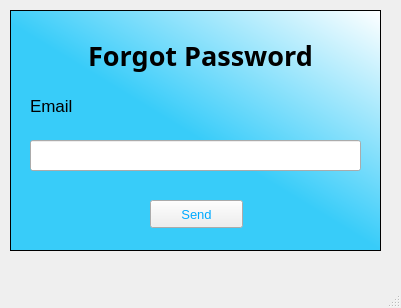
<?xml version="1.0" encoding="UTF-8"?>
<ui version="4.0">
 <class>MainWindow</class>
 <widget class="QMainWindow" name="MainWindow">
  <property name="geometry">
   <rect>
    <x>0</x>
    <y>0</y>
    <width>401</width>
    <height>308</height>
   </rect>
  </property>
  <property name="windowTitle">
   <string>MainWindow</string>
  </property>
  <widget class="QWidget" name="centralwidget">
   <widget class="QTableWidget" name="tableWidget">
    <property name="geometry">
     <rect>
      <x>10</x>
      <y>10</y>
      <width>371</width>
      <height>241</height>
     </rect>
    </property>
    <property name="styleSheet">
     <string notr="true">background-color: qlineargradient(spread:pad, x1:0.502488, y1:0.528, x2:1, y2:0, stop:0 rgba(56, 204, 249, 255), stop:1 rgba(255, 255, 255, 255));

</string>
    </property>
   </widget>
   <widget class="QLabel" name="label">
    <property name="geometry">
     <rect>
      <x>80</x>
      <y>30</y>
      <width>241</width>
      <height>51</height>
     </rect>
    </property>
    <property name="font">
     <font>
      <family>Script MT Bold</family>
      <pointsize>20</pointsize>
      <weight>75</weight>
      <bold>true</bold>
     </font>
    </property>
    <property name="text">
     <string>&lt;html&gt;&lt;head/&gt;&lt;body&gt;&lt;p align=&quot;center&quot;&gt;Forgot Password&lt;/p&gt;&lt;/body&gt;&lt;/html&gt;</string>
    </property>
   </widget>
   <widget class="QLabel" name="label_2">
    <property name="geometry">
     <rect>
      <x>30</x>
      <y>90</y>
      <width>71</width>
      <height>31</height>
     </rect>
    </property>
    <property name="font">
     <font>
      <pointsize>13</pointsize>
     </font>
    </property>
    <property name="text">
     <string>Email</string>
    </property>
   </widget>
   <widget class="QLineEdit" name="lineEdit">
    <property name="geometry">
     <rect>
      <x>30</x>
      <y>140</y>
      <width>331</width>
      <height>31</height>
     </rect>
    </property>
   </widget>
   <widget class="QPushButton" name="pushButtonSend">
    <property name="geometry">
     <rect>
      <x>150</x>
      <y>200</y>
      <width>93</width>
      <height>28</height>
     </rect>
    </property>
    <property name="font">
     <font>
      <pointsize>10</pointsize>
     </font>
    </property>
    <property name="styleSheet">
     <string notr="true">color: rgb(0, 170, 255);</string>
    </property>
    <property name="text">
     <string>Send</string>
    </property>
    <property name="icon">
     <iconset>
      <normaloff>images/ic_send.png</normaloff>images/ic_send.png</iconset>
    </property>
   </widget>
   <widget class="QLabel" name="labelExit">
    <property name="geometry">
     <rect>
      <x>20</x>
      <y>20</y>
      <width>31</width>
      <height>31</height>
     </rect>
    </property>
    <property name="focusPolicy">
     <enum>Qt::StrongFocus</enum>
    </property>
    <property name="text">
     <string/>
    </property>
    <property name="pixmap">
     <pixmap>images/ic_exit.png</pixmap>
    </property>
    <property name="scaledContents">
     <bool>true</bool>
    </property>
   </widget>
  </widget>
  <widget class="QMenuBar" name="menubar">
   <property name="geometry">
    <rect>
     <x>0</x>
     <y>0</y>
     <width>401</width>
     <height>26</height>
    </rect>
   </property>
  </widget>
  <widget class="QStatusBar" name="statusbar"/>
 </widget>
 <resources/>
 <connections/>
</ui>
